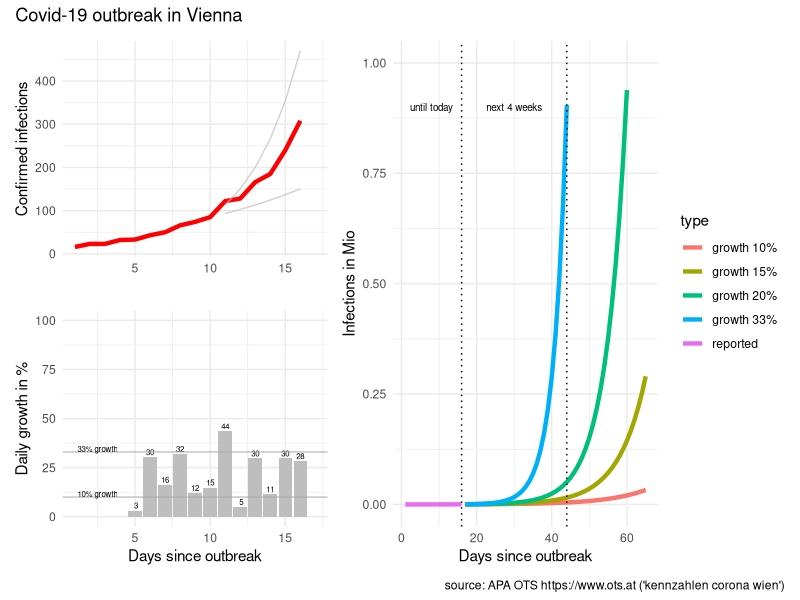
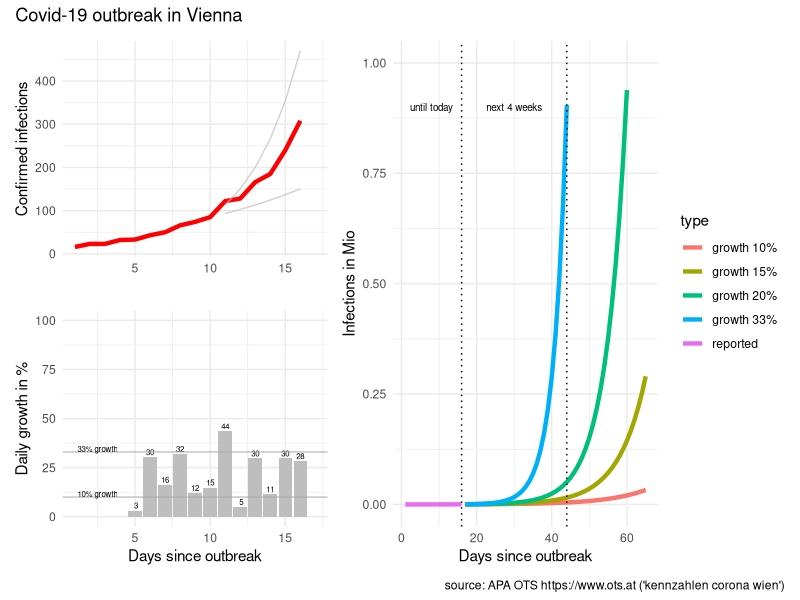

Write R code to recreate these figures, in order.
# packages
library(tidyverse)
library(scales)
library(patchwork)

# reported infections
# source: APA OTS (https://www.ots.at)
# keywords: "kennzahlen corona wien"
infected <- c(
   16, #"2020-03-05"
   23, #"2020-03-06"
   23, #"2020-03-07"
   32, #"2020-03-08"
   33, #"2020-03-09"
   43, #"2020-03-10"
   50, #"2020-03-11"
   66, #"2020-03-12"
   74, #"2020-03-13"
   85, #"2020-03-14"
  122, #"2020-03-15"
  128, #"2020-03-16"
  166, #"2020-03-17"
  185, #"2020-03-18"
  240, #"2020-03-19"
  308  #"2020-03-20"
)

# prepare data
data <- tibble(infected = infected)

data <- data %>% 
  mutate(type = "reported",
         day = row_number()) %>% 
  arrange(day) %>% 
  mutate(new_abs = infected - lag(infected),
         new_pct = new_abs / lag(infected) * 100)

# predict
predict_corona <- function(data, infection_rate, days)  {
  
  future <- seq(from = max(data$day) + 1, to = max(data$day)+days-1)
  infected_all <- NULL
  infected_act <- max(data$infected)
  infected_predict <- NULL
  for (i in seq_along(future))  {
    infected_act <- infected_act * infection_rate
    infected_all <- c(infected_all, infected_act)
  }
  
  data2 <- tibble(type = paste0("growth ", (infection_rate-1)*100,"%"),
                  day = future, 
                  infected = infected_all)
  data2
  
} # predict_corona

# predict for different growth
predict_days <- 50 #57

data_50 <- data %>% 
  predict_corona(infection_rate = 1.50, days = predict_days)

data_40 <- data %>% 
  predict_corona(infection_rate = 1.40, days = predict_days)

data_33 <- data %>% 
  predict_corona(infection_rate = 1.33, days = predict_days)

data_20 <- data %>% 
  predict_corona(infection_rate = 1.20, days = predict_days)

data_15 <- data %>% 
  predict_corona(infection_rate = 1.15, days = predict_days)

data_10 <- data %>% 
  predict_corona(infection_rate = 1.10, days = predict_days)

# combine dataset
data_plot <- data %>% 
  bind_rows(data_33, data_20, data_15, data_10)


# visualise data
# infected
last_day <- length(data$infected)
p0 <- data_plot %>% 
  mutate(infected_M = infected / 1000000) %>%
  ggplot(aes(day, infected_M, color = type)) + 
  geom_line(size = 1.5) +
  geom_vline(xintercept = c(last_day, last_day + 28), 
             linetype = "dotted") +
  ylim(0,1) +
  xlab("Days since outbreak") +
  ylab("Infections in Mio") + 
  #ggtitle("Covid-19 outbreak in Vienna") +
  theme_minimal()+
  annotate("text", last_day/2, 0.9, 
           label = "until today", size = 2.5) +
  annotate("text", last_day+14, 0.9, 
           label = "next 4 weeks", size = 2.5)

#############################################

# data for reference line 33% growth (Austria)
data_line_start <- tibble(
  day = 10,
  infected = 85
)

# predict 10%/33% growth (days since 50 cases)
data_line10 <- predict_corona(
  data_line_start,
  infection_rate = 1.10,
  days = 7)

data_line33 <- predict_corona(
  data_line_start,
  infection_rate = 1.33,
  days = 7)

# infected
p1 <- data %>% 
  mutate(infected_M = infected / 1000000) %>% 
  ggplot(aes(day, infected)) + 
  geom_line(size = 1.5, color = "red") +
  geom_line(data = data_line10, 
            aes(day,infected), color = "grey", alpha = 0.7) +
  geom_line(data = data_line33, 
            aes(day,infected), color = "grey", alpha = 0.7) +
  xlim(c(1,length(infected)+1)) +
  ylim(0,max(infected)) +
  scale_y_continuous(labels=function(x) format(x, big.mark = " ", scientific = FALSE)) +
  #  xlab("Days since outbreak") +
  xlab("") +
  ylab("Confirmed infections") + 
#  ggtitle("Covid-19 outbreak in Vienna") +
  theme_minimal()
  
# daily growth infected
p2 <- data %>% 
  filter(day >= 5) %>% 
  ggplot(aes(day, new_pct)) +
  geom_col(fill = "grey") +
  geom_text(aes(day, new_pct, 
                label = paste0(format(new_pct, digits=1))),
            size = 2, vjust = "bottom", nudge_y = 1) +
  geom_hline(yintercept = 10, color = "darkgrey", alpha = 0.7) +
  geom_hline(yintercept = 33, color = "darkgrey", alpha = 0.7) +
  xlim(c(1,length(infected)+1)) +
  ylim(c(0,100)) +
  xlab("Days since outbreak") +
  ylab("Daily growth in %") + 
#  ggtitle("Covid-19 outbreak in Vienna") +
  theme_minimal() +
  annotate("text", 2.5, 10, 
           label = "10% growth",
           size = 2,vjust = "bottom")  +
  annotate("text", 2.5, 33, 
           label = "33% growth",
           size = 2,vjust = "bottom") 
  

# combine plots
p <- ((p1 / p2) | p0) + plot_annotation('Covid-19 outbreak in Vienna',
                            caption = "source: APA OTS https://www.ots.at ('kennzahlen corona wien')")
# plot
p

# save plot
p %>% ggsave(filename = "covid-19-vienna.png", 
             device = "png",
             width = 7, height = 4)
